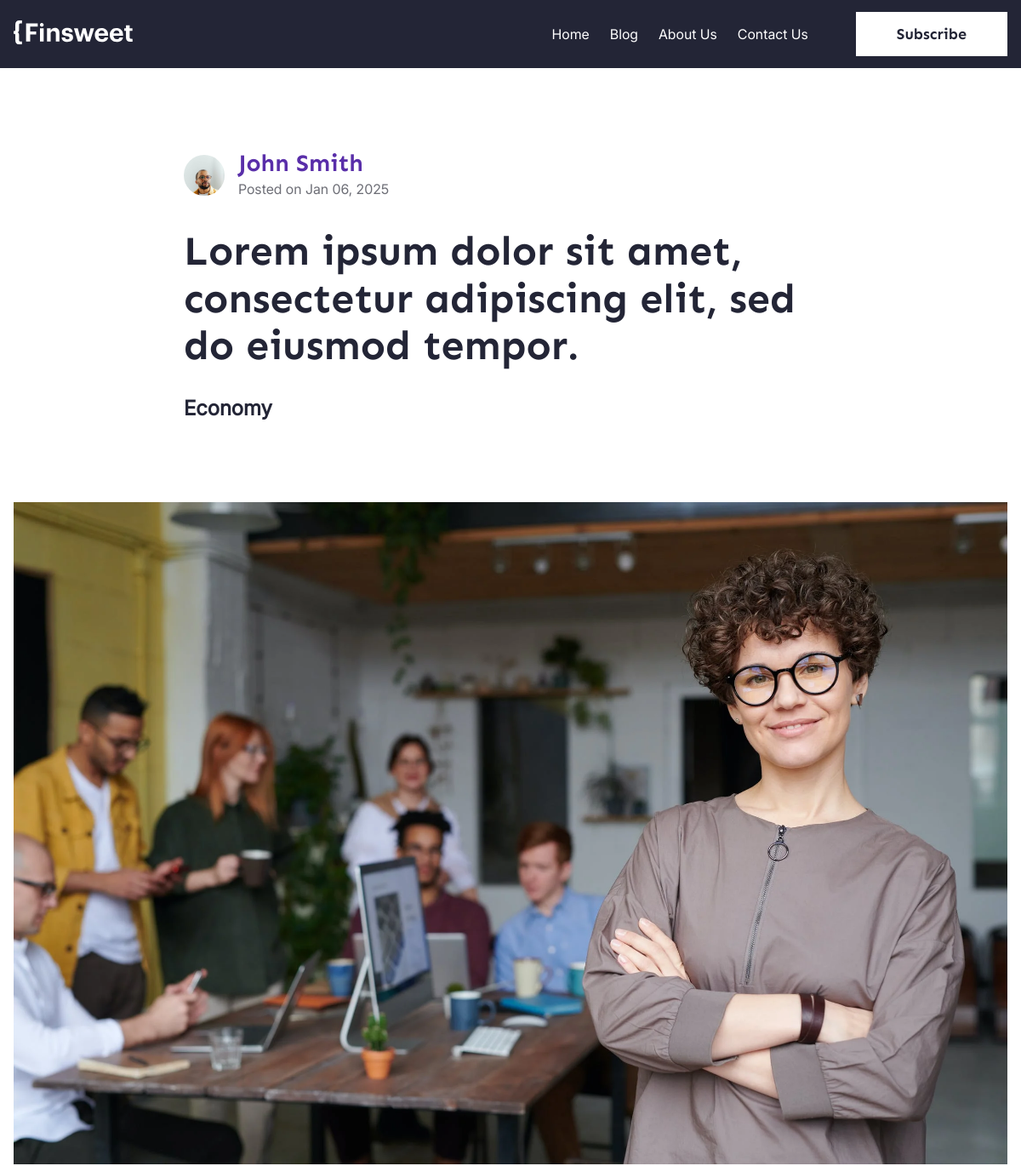
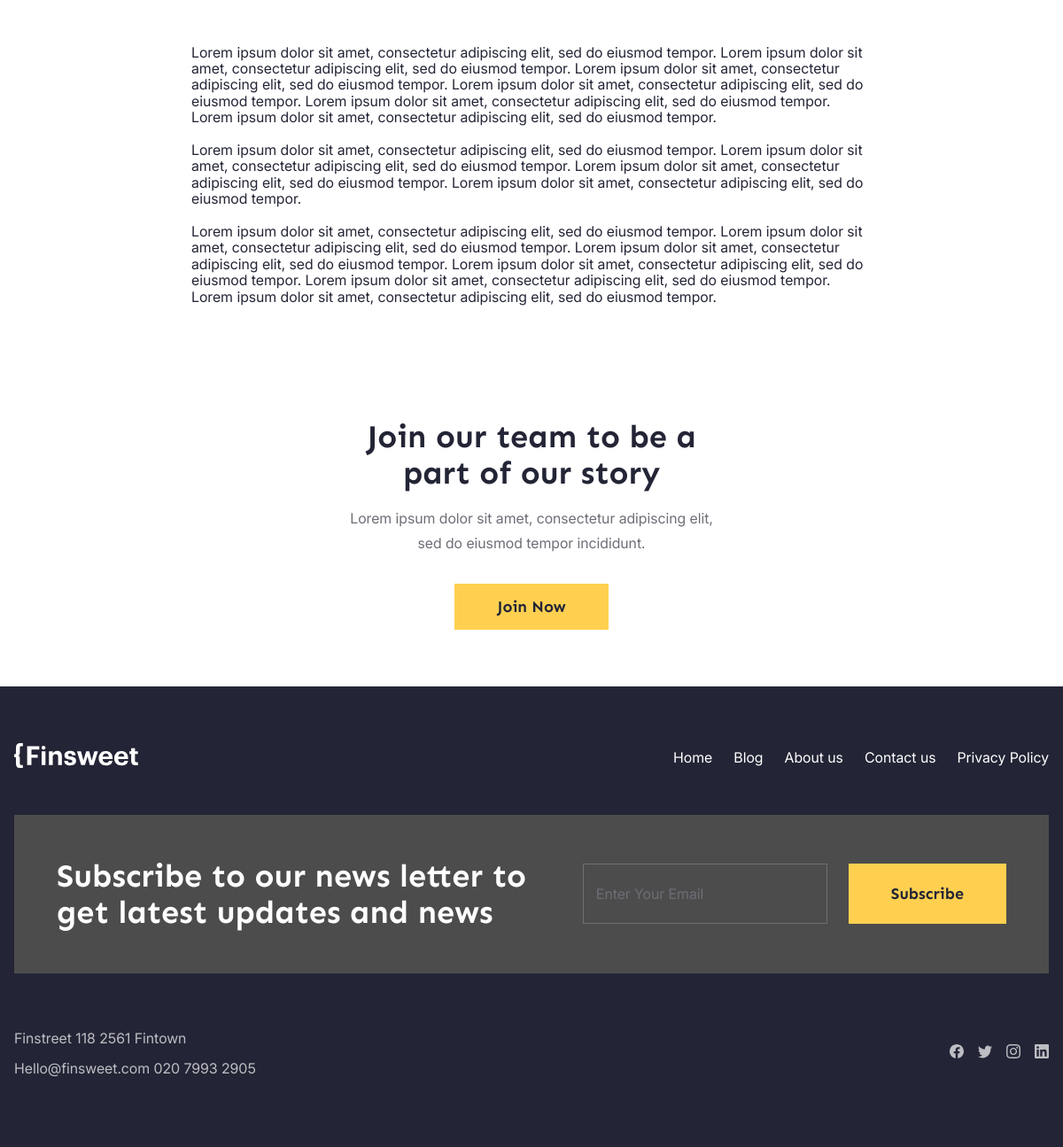
Screenshot of /blog/lorem-ipsum/ with the database file from the repository (2 pictures, top to bottom).
### finsweet/models.py (models this page shows, shortened)
class Author(models.Model):
    name = models.CharField(max_length=255, db_index=True)
    image = models.ImageField(upload_to="authors", blank=True, null=True)
    position = models.CharField(
        max_length=100, db_index=True, blank=True, null=True)
    fb = models.URLField(
        max_length=255,
        unique=True,
        db_index=True,
        blank=True,
        null=True
    )
    x = models.URLField(
        max_length=255,
        unique=True,
        db_index=True,
        blank=True,
        null=True
    )
    ig = models.URLField(
        max_length=255,
        unique=True,
        db_index=True,
        blank=True,
        null=True
    )
    ln = models.URLField(
        max_length=255,
        unique=True,
        db_index=True,
        blank=True,
        null=True
    )

class Post(models.Model):
    title = models.CharField(max_length=255, db_index=True)
    content = models.TextField(db_index=True)
    image = models.ImageField(upload_to="posts", blank=True, null=True)
    author = models.ForeignKey("Author", on_delete=models.CASCADE)
    category = models.ForeignKey("Category", on_delete=models.CASCADE)
    created_date = models.DateTimeField(auto_now_add=True)
    updated_date = models.DateTimeField(auto_now=True)
    slug = models.SlugField(max_length=255, db_index=True, unique=True)
    class Meta:
        verbose_name = "Post"
        verbose_name_plural = "Posts"

class Category(models.Model):
    name = models.CharField(max_length=255, db_index=True)
    slug = models.SlugField(max_length=255, unique=True, db_index=True)
    image = models.ImageField(
        upload_to="categories",
        blank=True,
        null=True
    )
    class Meta:
        verbose_name = "Category"
        verbose_name_plural = "Categories"

### finsweet/views.py (the view)
# urls.py: path("blog/<slug:post_slug>/", blog_single, name="single"),
def blog_single(request, post_slug):
    post = get_object_or_404(Post, slug=post_slug)
    data = {
        "title": post.title,
        "content": post.content,
        "created_date": post.created_date,
        "image": post.image,
        "author": post.author,
        "category": post.category.name,
    }
    return render(request, "single.html", data)

### finsweet/templates/single.html
{% extends "base.html" %}
{% block single %}
  <header class="single__header">
    <div class="single__wrapper">
      <div class="single__author">
        <div class="sa__cover">
          <img src="{{author.image.url}}" alt="{{author.name}}">
        </div>
        <div class="sa__content">
          <h3>
            <a href="#">{{author.name}}</a>
          </h3>
          <p class="text">Posted on {{created_date|date:"M d, Y"}}</p>
        </div>
      </div>
      <div class="single__title">
        <h1>{{title}}</h1>
      </div>
      <div class="single__category">
        <a href="#">{{category}}</a>
      </div>
    </div>
  </header>
  <main>
    <div class="container offset single__page">
      {% if image  %}
        <div class="single__cover">
          <img src="{{image.url}}" alt="">
        </div>
      {% endif %}
      <article style="margin-top: 48px">
        {{content|linebreaksbr}}
      </article>
    </div>
    <div class="join">
      <h2>
        Join our team to be a part of our story
      </h2>
      <p class="text">
        Lorem ipsum dolor sit amet, consectetur adipiscing elit, sed do eiusmod tempor incididunt.
      </p>
      <button class="btn">Join Now</button>
    </div>
  </main>
{% endblock %}

### finsweet/templates/base.html (shortened to what this page needs)
{% load static  %}
<!DOCTYPE html>
<html lang="en">
<head>
  <link rel="stylesheet" href="https://cdn.jsdelivr.net/npm/swiper@11/swiper-bundle.min.css" />
  <link rel="stylesheet" href="{% static 'css/style.css' %}">
</head>
<body>
  <nav>
    <div class="container">
      <div class="logo">
        <a href="{% url 'index' %}">
        </a>
      </div>
      <div class="nav__block">
        <div class="nav__block-menu">
          <ul class="menu">
            <li>
              <a href="{% url 'index' %}">Home</a>
            </li>
            <li>
              <a href="{% url 'blog' %}">Blog</a>
            </li>
            <li>
              <a href="{% url 'about-us' %}">About Us</a>
            </li>
            <li>
              <a href="{% url 'contact-us' %}">Contact Us</a>
            </li>
          </ul>
        </div>
        <div class="nav__block-btn">
          <button class="btn white">Subscribe</button>
        </div>
      </div>
    </div>
  </nav>
  {% block single %} {% endblock %}
  <footer>
    <div class="container">
      <div class="footer__top">
        <div class="logo">
          <a href="#">
          </a>
        </div>
        <ul class="footer__menu">
          <li>
            <a href="#">Home</a>
          </li>
          <li>
            <a href="#">Blog</a>
          </li>
          <li>
            <a href="#">About us</a>
          </li>
          <li>
            <a href="#">Contact us</a>
          </li>
          <li>
            <a href="#">Privacy Policy</a>
          </li>
      </div>
      <div class="footer__subscribe">
        <h2>Subscribe to our news letter to get latest updates and news</h2>
        <form>
          <input type="text" placeholder="Enter Your Email" name="email">
          <button type="submit" class="btn">Subscribe</button>
        </form>
      </div>
      <div class="footer__bottom">
        <div class="footer__info">
          <p>Finstreet 118 2561 Fintown</p>
          <p>Hello@finsweet.com 020 7993 2905</p>
        </div>
        <ul>
          <li>
            <a href="#">
            </a>
          </li>
          <li>
            <a href="#">
            </a>
          </li>
          <li>
            <a href="#">
            </a>
          </li>
          <li>
            <a href="#">
            </a>
          </li>
        </ul>
      </div>
    </div>
  </footer>
</body>
</html>

### finsweet/static/css/style.css (style rules this page uses)
html { line-height: 1.15; -webkit-text-size-adjust: 100%; }
* { box-sizing: border-box; }
ul, ol { margin: 0; padding: 0; }
body { margin: 0; }
main { display: block; }
h1 { font-size: 2em; margin: 0.67em 0; }
a { background-color: transparent; }
img { border-style: none; }
button, input, optgroup, select, textarea { font-family: inherit; font-size: 100%; line-height: 1.15; margin: 0; }
button, input { overflow: visible; }
button, select { text-transform: none; }
button, [type="button"], [type="reset"], [type="submit"] { -webkit-appearance: button; }
:root { --black: #232536; --yellow: #FFD050; --purple: #592EA9; --darkGray: #4C4C4C; --mediumGray: #6D6E76; --lightGray: #F4F4F4; --lavender: #F4F0F8; --lightYellow: #FBF6EA; --white: #FFFFFF; }
body { font-family: "inter-regular", serif; color: var(--black); }
h1, h2, h3, h4, h5, h6 { font-family: "sen-bold", serif; }
.text { font-size: 16px; margin-bottom: 32px; color: var(--mediumGray); line-height: 28px; }
.container { max-width: 1280px; min-width: 280px; padding: 0px 16px; margin: 0 auto; }

### rows the page displays
Author: image (picture), name "John Smith"
Post: created_date "Jan 06, 2025", title "Lorem ipsum dolor sit amet, consectetur adipiscing elit, sed do eiusmod tempor.", content "Lorem ipsum dolor sit amet, consectetur adipiscing elit, sed do eiusmod tempor. Lorem ipsum dolor sit amet, consectetur adipiscing elit, sed do eiusmod tempor. Lorem ipsum dolor sit amet, consectetur adipiscing elit, sed do eiusmod tempor. Lorem ipsum dolor sit amet, consectetur adipiscing elit, sed do eiusmod tempor. Lorem ipsum dolor sit amet, consectetur adipiscing elit, sed do eiusmod tempor. Lorem ipsum dolor sit amet, consectetur adipiscing elit, sed do eiusmod tempor. Lorem ipsum dolor sit amet, consectetur adipiscing elit, sed do eiusmod tempor. Lorem ipsum dolor sit amet, consectetur adipiscing elit, sed do eiusmod tempor. Lorem ipsum dolor sit amet, consectetur adipiscing elit,…"
Category: name "Economy"
